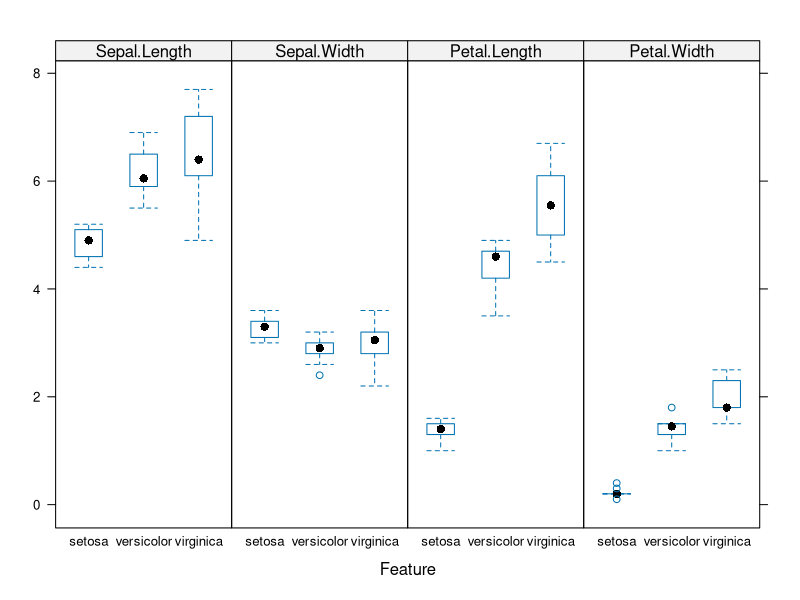
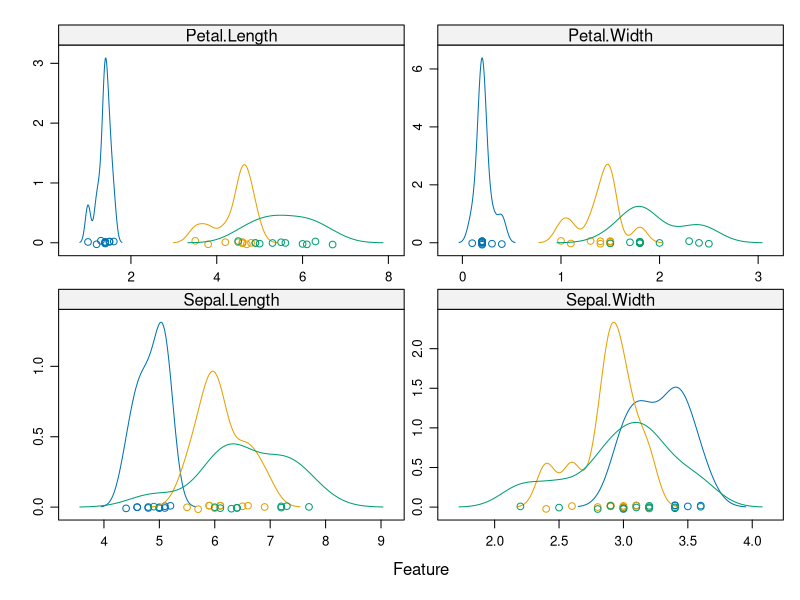

Here is the R script that generated these plots, in order: (Note: this script raises an error after producing the figures.)
# Super simple IRIS on Caret

# library
library(caret)

# data
data(iris)

dataset = iris

# train test split
test_index = createDataPartition(dataset$Species, p=0.8, list = F)

train = dataset[-test_index,]
test = dataset[test_index,]

# summary
summary(train)
str(train)

# target variable class distribution
as.data.frame(prop.table(table(dataset$Species)))

# caret simple visualizations
featurePlot(x=train[,1:4], y=train[,5], plot="box", layout= c(4,1), auto.key = list(columns = 2))

# density plots for each attribute by class value
scales = list(x=list(relation="free"), y=list(relation="free"))
featurePlot(x=train[,1:4], y=train[,5], plot="density", scales=scales)


# Test Harness - cross validation
control = trainControl(method="cv", number=10)
metric = "Accuracy"

# Fit models 

# a) linear algorithms
set.seed(7)
fit.lda = train(Species~., data=dataset, method="lda", metric=metric, trControl=control)

# b) nonlinear algorithms
# CART
set.seed(7)
fit.cart = train(Species~., data=dataset, method="rpart", metric=metric, trControl=control)

# kNN
set.seed(7)
fit.knn <- train(Species~., data=dataset, method="knn", metric=metric, trControl=control)

# c) advanced algorithms
# SVM
set.seed(7)
fit.svm = train(Species~., data=dataset, method="svmRadial", metric=metric, trControl=control)

# Random Forest
set.seed(7)
fit.rf = train(Species~., data=dataset, method="rf", metric=metric, trControl=control)

# Select best
results = resamples(list(lda=fit.lda, cart=fit.cart, knn=fit.knn, svm=fit.svm, rf=fit.rf))
summary(results)

dotplot(results)


# print best
print(fit.lda)


# Make predictions
# estimate skill of LDA on the validation dataset
predictions = predict(fit.lda, test)
confusionMatrix(predictions, test$Species)
